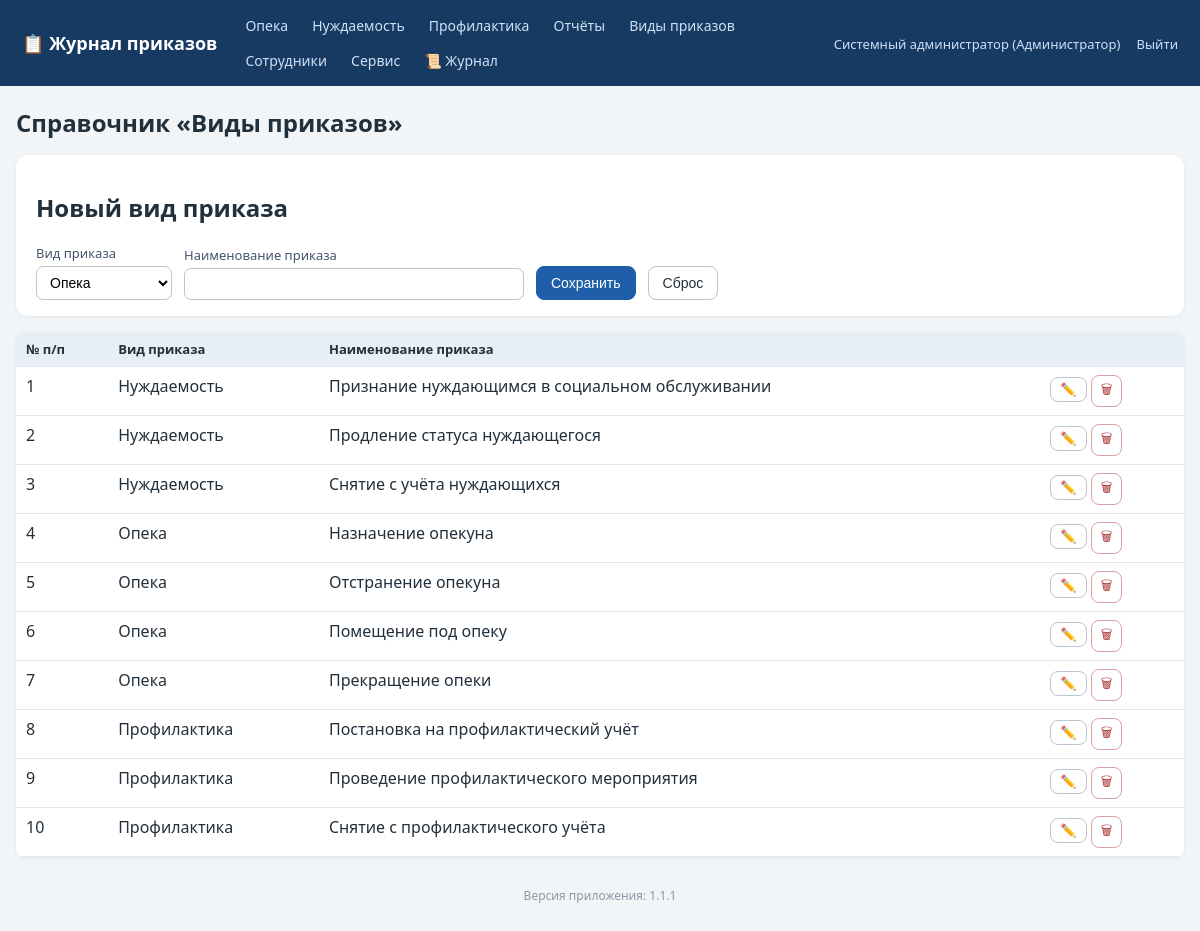
The app's page /order_types (signed in) with its own data.
### tables this page shows
CREATE TABLE employees (
    id INTEGER PRIMARY KEY AUTOINCREMENT,
    full_name TEXT NOT NULL,
    position TEXT NOT NULL DEFAULT '',
    login TEXT UNIQUE,
    password_hash TEXT,
    role_id INTEGER REFERENCES roles(id)
, pwd_changed_at TEXT);

CREATE TABLE roles (
    id INTEGER PRIMARY KEY AUTOINCREMENT,
    name TEXT UNIQUE NOT NULL
);

CREATE TABLE order_types (
    id INTEGER PRIMARY KEY AUTOINCREMENT,
    kind TEXT NOT NULL,              -- вид приказа (название журнала)
    name TEXT NOT NULL,              -- наименование приказа
    UNIQUE(kind, name)
);

### app.py (the view)
@app.route('/order_types')
def order_types():
    require_login()
    conn = get_db()
    rows = conn.execute('SELECT * FROM order_types ORDER BY kind, name').fetchall()
    conn.close()
    return render_template('order_types.html', rows=rows)

### app.py (called while the page is built)
@app.after_request
def log_request(response):
    try:
        uid = session.get('user_id')
        status = response.status_code
        lvl = logging.WARNING if status >= 400 else logging.INFO
        log.log(lvl, f'[HTTP] {request.method} {request.path} -> {status} '
                     f'(IP: {request.remote_addr}, user_id: {uid or "-"})')
        if status == 403:
            audit('ОТКАЗ В ДОСТУПЕ (403)', f'{request.method} {request.path}')
        if (request.endpoint == 'login' and request.method == 'POST'
                and status == 200):
            log.warning(f'[БЕЗОПАСНОСТЬ] Неудачная попытка входа: логин '
                        f"'{request.form.get('login','')}' от IP "
                        f"{request.remote_addr}")
    except Exception:
        pass
    return response

def get_db():
    conn = sqlite3.connect(DB_PATH)
    conn.row_factory = sqlite3.Row
    conn.execute('PRAGMA foreign_keys = ON')
    return conn

def current_user():
    uid = session.get('user_id')
    if not uid:
        return None
    conn = get_db()
    u = conn.execute('SELECT e.*, r.name AS role_name FROM employees e '
                     'LEFT JOIN roles r ON r.id=e.role_id WHERE e.id=?', (uid,)).fetchone()
    conn.close()
    return u

def require_login():
    if not current_user():
        abort(redirect(url_for('login')))

def can_access_journal(user, journal):
    if not user:
        return False
    if user['role_name'] == 'Администратор':
        return True
    return user['role_name'] in ROLE_ACCESS[journal]

@app.before_request
def _guard():
    open_exceptions = ('login', 'logout', 'static')
    if request.endpoint in open_exceptions:
        return
    if not session.get('user_id'):
        return redirect(url_for('login'))

@app.context_processor
def inject_globals():
    user = current_user()
    journals = [j for j in JOURNAL_TYPES if user and can_access_journal(user, j)]
    return dict(
        cu=user,
        accessible_journals=[(j, JOURNAL_TITLES[j]) for j in journals],
        all_journals=[(j, JOURNAL_TITLES[j]) for j in JOURNAL_TYPES],
        journal_titles=JOURNAL_TITLES,
        all_roles=ALL_ROLES,
        app_version=APP_VERSION,
    )

### templates/order_types.html (shortened to what this page needs)
{% extends 'base.html' %}
{% block content %}
<h1>Справочник «Виды приказов»</h1>
{% if cu and cu.role_name=='Администратор' %}
<div class="panel">
  <h2 id="otTitle">Новый вид приказа</h2>
  <form method="post" action="{{ url_for('order_type_save') }}" id="otForm">
    <label>Вид приказа
      <select name="kind" id="ot_kind">
        {% for j,t in all_journals %}<option value="{{j}}">{{t}}</option>{% endfor %}
      </select>
    </label>
    <label>Наименование приказа <input name="name" id="ot_name" required style="min-width:340px"></label>
    <button class="btn primary">Сохранить</button>
    <button class="btn" type="button" onclick="resetOt()">Сброс</button>
  </form>
</div>
{% endif %}
<table class="grid">
  <tr><th>№ п/п</th><th>Вид приказа</th><th>Наименование приказа</th>
      {% if cu and cu.role_name=='Администратор' %}<th></th>{% endif %}</tr>
  {% for r in rows %}
  <tr>
    <td>{{ loop.index }}</td>
    <td>{{ journal_titles[r.kind] }}</td>
    <td>{{ r.name }}</td>
    {% if cu and cu.role_name=='Администратор' %}
    <td class="actions">
      <button class="btn sm" data-id="{{ r.id }}" data-kind="{{ r.kind }}" data-name="{{ r.name }}"
              onclick="editOt(this)">✏️</button>
      <form method="post" action="{{ url_for('order_type_delete', tid=r.id) }}" style="display:inline"
            onsubmit="return confirm('Удалить?')"><button class="btn sm danger">🗑</button></form>
    </td>
    {% endif %}
  </tr>
  {% endfor %}
</table>
{% endblock %}

### templates/base.html (shortened to what this page needs)
<!DOCTYPE html>
<html lang="ru">
<head>
<link rel="stylesheet" href="{{ url_for('static', filename='style.css') }}">
</head>
<body>
<header class="topbar no-print">
  <div class="brand"><a href="{{ url_for('index') }}">📋 Журнал приказов</a></div>
  <nav>
    {% for j, t in accessible_journals %}
      <a href="{{ url_for('journal_list', journal=j) }}">{{ t }}</a>
    {% endfor %}
    {% if cu and (cu.role_name in ['Администратор','Куратор']) %}
      <a href="{{ url_for('reports') }}">Отчёты</a>
    {% endif %}
    <a href="{{ url_for('order_types') }}">Виды приказов</a>
    {% if cu and cu.role_name == 'Администратор' %}
      <a href="{{ url_for('employees') }}">Сотрудники</a>
      <a href="{{ url_for('service') }}">Сервис</a>
      <a href="{{ url_for('logs_view') }}" title="Журнал логирования">📜 Журнал</a>
    {% endif %}
  </nav>
  <div class="userbox">
    {% if cu %}
      <a href="{{ url_for('profile') }}" title="Сменить пароль">{{ cu.full_name }} ({{ cu.role_name }})</a>
      <a href="{{ url_for('logout') }}">Выйти</a>
    {% endif %}
  </div>
</header>
<main class="container">
  {% block content %}{% endblock %}
</main>
<footer class="foot no-print">Версия приложения: {{ app_version }}</footer>
</body>
</html>

### static/style.css (style rules this page uses)
:root { --bs:#1f5fa9;--bg:#f2f5f8;--tx:#22303c; }
* { box-sizing:border-box }
body { margin:0;font-family:"Segoe UI",Arial,sans-serif;background:var(--bg);color:var(--tx); }
a { color:var(--bs); }
.topbar { display:flex;align-items:center;gap:18px;flex-wrap:wrap;background:#173a63;color:#fff;padding:10px 22px; }
.topbar .brand a { color:#fff;font-weight:700;font-size:18px;text-decoration:none; }
.topbar nav { display:flex;gap:4px;flex-wrap:wrap;flex:1; }
.topbar nav a { color:#cfe0f5;text-decoration:none;padding:6px 10px;border-radius:6px;font-size:14px; }
.userbox a { color:#cfe0f5;text-decoration:none;font-size:13px;margin-left:12px; }
.container { max-width:1200px;margin:20px auto;padding:0 16px; }
h1 { font-size:24px; }
.panel { background:#fff;border-radius:12px;padding:16px 20px;margin:16px 0;box-shadow:0 1px 4px rgba(0,0,0,.06); }
.panel form { display:flex;flex-wrap:wrap;gap:12px;align-items:end; }
label { display:flex;flex-direction:column;font-size:13px;gap:4px;color:#44556a; }
input,select { padding:7px 9px;border:1px solid #b9c6d3;border-radius:7px;font-size:14px;background:#fff; }
.btn { display:inline-block;padding:8px 14px;border-radius:8px;border:1px solid #b9c6d3;background:#fff;color:var(--tx);cursor:pointer;font-size:14px;text-decoration:none; }
.btn.primary { background:var(--bs);border-color:var(--bs);color:#fff; }
.btn.danger { background:#fff;border-color:#dba0a0;color:#a33; }
.btn.sm { padding:4px 9px;font-size:13px; }
table.grid { width:100%;border-collapse:collapse;background:#fff;margin:14px 0;box-shadow:0 1px 4px rgba(0,0,0,.06);border-radius:8px;overflow:hidden; }
.grid th { background:#e8eef5;font-size:13px;text-align:left; }
.grid th,.grid td { padding:8px 10px;border-bottom:1px solid #e2e8ef;vertical-align:top; }
.actions { white-space:nowrap; }
.foot { text-align:center;color:#8a99a8;font-size:12px;margin:30px 0; }

### records on screen
employees: full_name "Системный администратор"
roles: role_name "Администратор"
order_types: kind "Нуждаемость", name "Признание нуждающимся в социальном обслуживании"
order_types: kind "Нуждаемость", name "Продление статуса нуждающегося"
order_types: kind "Нуждаемость", name "Снятие с учёта нуждающихся"
order_types: kind "Опека", name "Назначение опекуна"
order_types: kind "Опека", name "Отстранение опекуна"
order_types: kind "Опека", name "Помещение под опеку"
order_types: kind "Опека", name "Прекращение опеки"
order_types: kind "Профилактика", name "Постановка на профилактический учёт"
order_types: kind "Профилактика", name "Проведение профилактического мероприятия"
order_types: kind "Профилактика", name "Снятие с профилактического учёта"

### other values on screen
{{ t }} "Опека" "Нуждаемость" "Профилактика"
{{ app_version }} "1.1.1"
form field kind "Опека"
